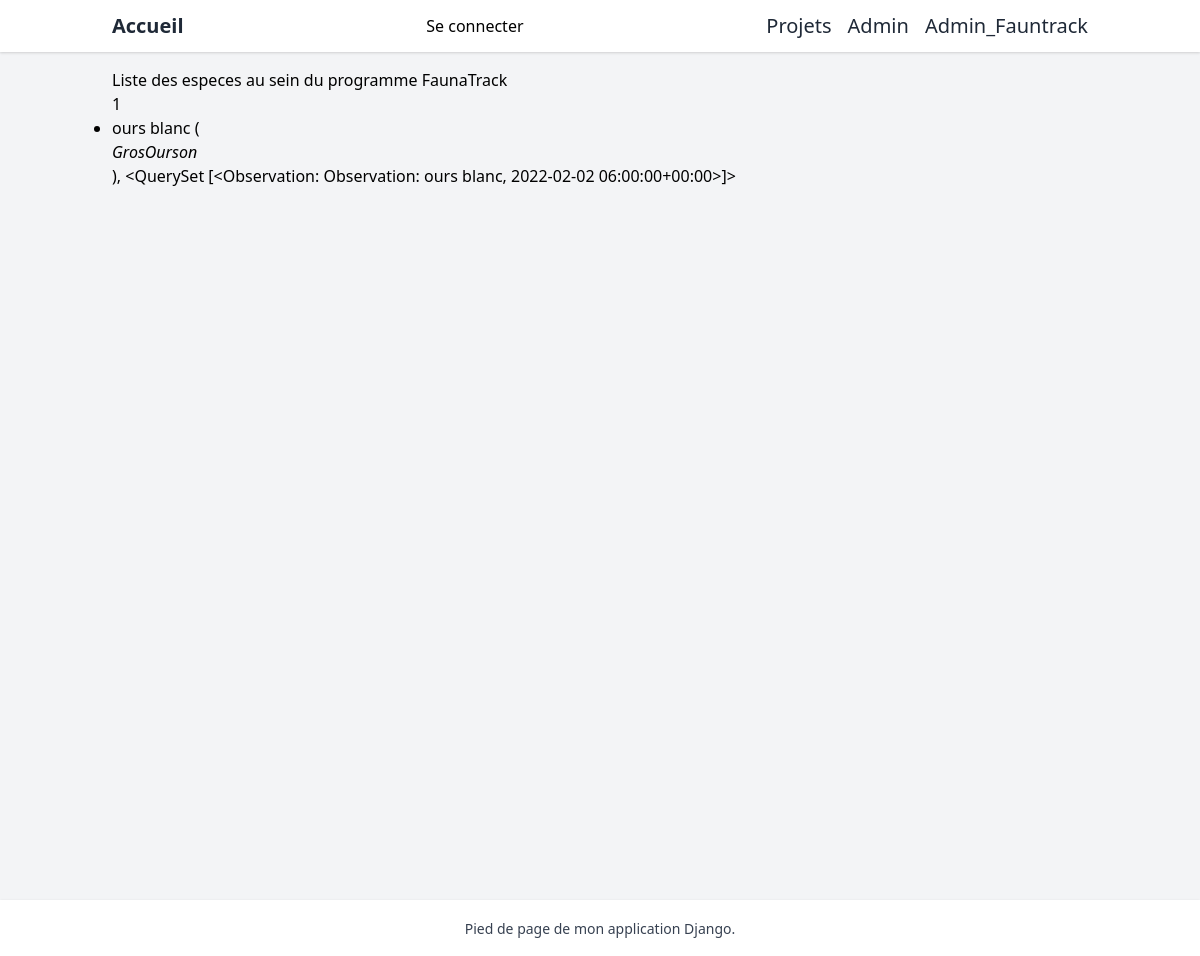
The app's page /faunatrack/especes/, older data.
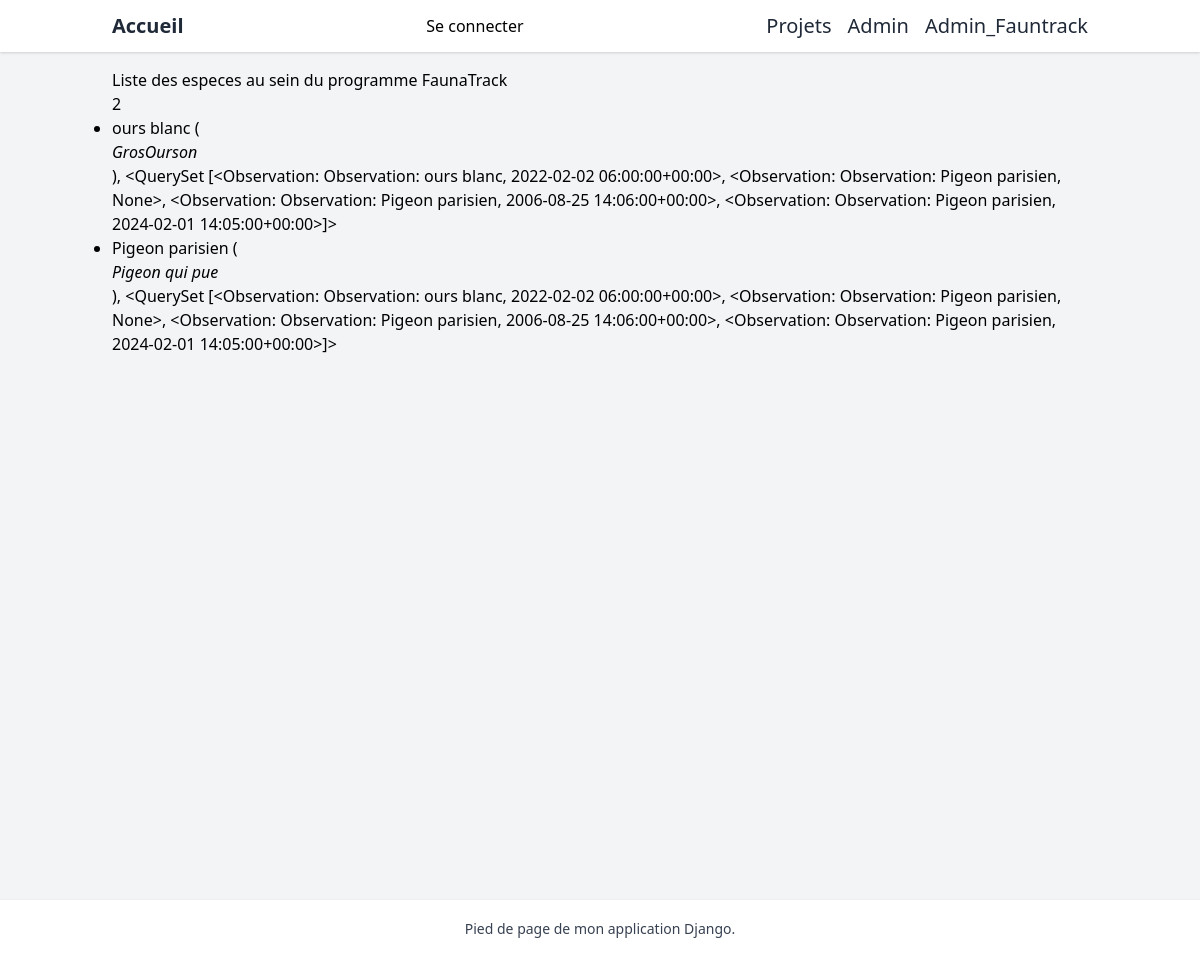
The same page, newer data.
### faunatrack/models.py (models this page shows, shortened)
class Espece(models.Model):
    STATUT = [
        ("DISPARU", "En voie de disparition"), # pour aficher la deuxieme .get_statut_display()
        ("DANGER", "En danger"),
        ("PROTEGE", "Protégé"),
        ("INCONNU", "On sait pas!")
    ]
    nom_commun = models.CharField(max_length=250)
    nom_scientifique = models.CharField(max_length=250, null=True)  # si pas d'entree, valeur nulle par défaut
    statut = models.CharField(max_length=250, choices=STATUT, default="INCONNU")

class Observation(models.Model):
    date_observation = models.DateTimeField(blank=True, null=True)
    espece = models.ForeignKey(Espece, related_name="observations", on_delete=models.CASCADE)
    quantite = models.IntegerField()
    latitude = models.DecimalField(max_digits=9, decimal_places=6, validators=[validate_latitude], help_text="je suis l'aide") # own validator
    longitude = models.DecimalField(max_digits=9, decimal_places=6, validators=[MaxValueValidator(limit_value=180), MinValueValidator(limit_value=-180)])
    notes = models.TextField(default="Pas de notes")
    photos = models.ImageField(upload_to="faunatrack/static/observations_photos/", null=True, blank=True)
    scientifique = models.ForeignKey(Scientifique, related_name="observation", on_delete=models.SET_NULL, null=True)
    def __str__(self):
        return f"Observation: {self.espece.nom_commun}, {self.date_observation}"

### faunatrack/views.py (the view)
# urls.py: path("especes/", EspeceListView.as_view(), name="espece_list"),
class EspeceListView(ListView):
    model = Espece
    template_name = "espece_list.html"
    def get_context_data(self, **kwargs: Any) -> dict[str, Any]:
        context = super().get_context_data(**kwargs)
        context["nb_espece"] = self.model.objects.count()
        context["observations"] = Observation.objects.prefetch_related()
        return context

### faunatrack/templates/espece_list.html
{% extends "base.html" %}
{% block content %}
    <h1> Liste des especes au sein du programme FaunaTrack</h1>
    <p>{{ nb_espece }}</p>
    {% for espece in espece_list %}
        <ul class="list-disc">
            <li>{{ espece.nom_commun }} (<p class="italic">{{ espece.nom_scientifique  }}</p>), {{ observations }}</li>
        </ul>
    {%  empty %}
        <p> Il n'y a pas d'espèces recensées ... :( </p>
    {% endfor %}
{% endblock content%}

### faunatrack/templates/base.html (shortened to what this page needs)
{% load static %}
<!DOCTYPE html>
<html lang="fr">
<head>
    <link href="https://cdn.jsdelivr.net/npm/tailwindcss@2.2.19/dist/tailwind.min.css" rel="stylesheet">
    <link rel="stylesheet" href="{% static 'css/style.css' %}">
</head>
<body class="bg-gray-100">
    <header class="bg-white shadow">
        <nav class="container mx-auto px-6 py-3">
            <div class="flex justify-between items-center">
                <a class="text-gray-800 text-xl font-bold" href="{% url 'home' %}">Accueil</a>
            {% if request.user.is_authenticated %}
                Bonjour {{ request.user.username }}
                <form action="{% url 'logout' %}" method="POST">
                    {% csrf_token %}
                    <button type="submit">Se déconnecter</button>
                </form>
            {% else %}
                <a href="{% url 'login' %}">Se connecter</a>
            {% endif %}
                <div class="flex gap-4">
                    <a class="text-gray-800 text-xl" href="{% url 'projet_list' %}">Projets</a>
                    <a class="text-gray-800 text-xl" href="{% url 'admin:index' %}">Admin</a>
                    <a class="text-gray-800 text-xl" href="{% url 'admin_faunatrack:index' %}">Admin_Fauntrack</a>
                </div>
            </div>
        </nav>
    </header>
    <main class="container mx-auto px-6 mt-4 h-screen">
        {% block content %}{% endblock %}
    </main>
    <footer class="bg-white shadow mt-8 py-4">
        <div class="container mx-auto px-6 text-center">
            <span class="text-gray-700 text-sm">Pied de page de mon application Django.</span>
        </div>
    </footer>
</body>
</html>

Row changes from the older to the newer data that the page shows:
changed Observation: espece+date_observation "<QuerySet [<Observation: Observation: ours blanc, 2022-02-02 06:00:00+00:00>]>" → "…Observation: ours blanc, 2022-02-02 06:00:00+00:00>, <Observation: Observation: Pigeon parisien, None>, <Observation: Observation: Pigeon parisien, 2006-08-25 14:06:00+00:00>, <Observation: Observation: Pigeon parisien, 2024-02-01 14:05:00+00:00>]>"
added Espece: nom_commun "Pigeon parisien", nom_scientifique "Pigeon qui pue", {{ observations }} "<QuerySet [<Observation: Observation: ours blanc, 2022-02-02 06:00:00+00:00>, <Observation: Observation: Pigeon parisien, None>, <Observation: Observation: Pigeon parisien, 2006-08-25 14:06:00+00:00>, <Observation: Observation: Pigeon parisien, 2024-02-01 14:05:00+00:00>]>"
Text that changed along with them:
{{ nb_espece }}: "1" → "2"
